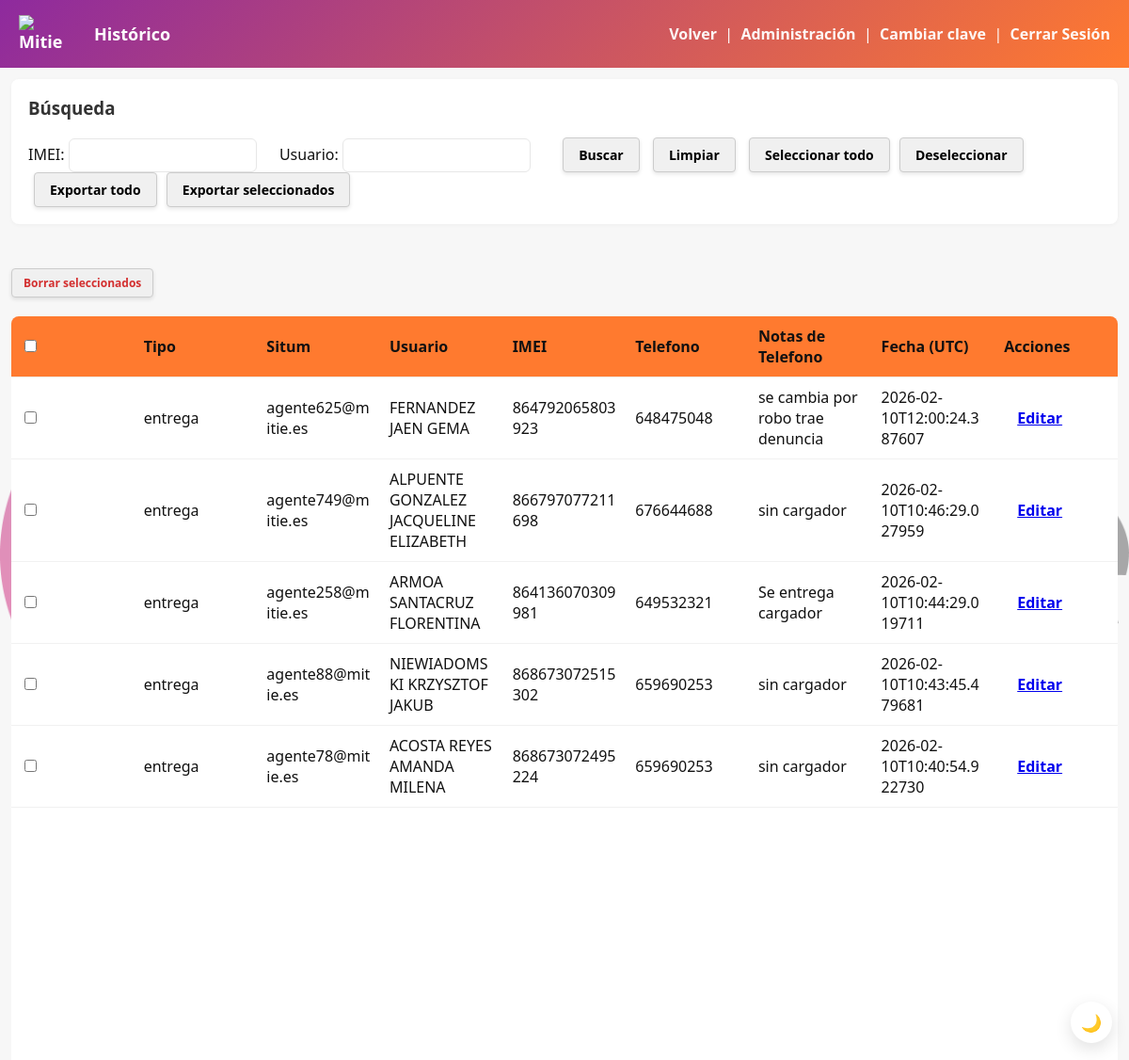
Page /history (signed in) on the committed database.
### tables this page shows
CREATE TABLE entregas (
                id INTEGER PRIMARY KEY AUTOINCREMENT,
                ams TEXT,
                usuario TEXT,
                situm TEXT,
                imei TEXT,
                telefono TEXT,
                notas_telefono TEXT,
                tipo TEXT,
                timestamp TEXT
            );

### app.py (the view)
@app.route('/history')
@require_permission('ver_historico')
def history():
    db = get_db()
    imei_search = request.args.get('imei', '').strip()
    usuario_search = request.args.get('usuario', '').strip()
    query = 'SELECT * FROM entregas WHERE 1=1'
    params = []
    if imei_search:
        query += ' AND imei LIKE ?'
        params.append(f'%{imei_search}%')
    if usuario_search:
        query += ' AND usuario LIKE ?'
        params.append(f'%{usuario_search}%')
    query += ' ORDER BY timestamp DESC'
    cur = db.execute(query, params)
    rows = cur.fetchall()
    return render_template('history.html', rows=rows, imei_search=imei_search, usuario_search=usuario_search)

### app.py (called while the page is built)
def get_db():
    db = getattr(g, '_database', None)
    if db is None:
        db = g._database = sqlite3.connect(DB_PATH)
        db.row_factory = sqlite3.Row
    return db

@login_manager.user_loader
def load_user(user_id):
    db = get_db()
    cursor = db.cursor()
    cursor.execute('SELECT id, username, rol FROM usuarios WHERE id = ? AND activo = 1', (user_id,))
    usuario = cursor.fetchone()
    if usuario:
        return User(usuario[0], usuario[1], usuario[2])
    return None

def require_permission(permiso):
    def decorator(f):
        @wraps(f)
        @login_required
        def decorated_function(*args, **kwargs):
            if not current_user.tiene_permiso(permiso):
                flash('No tienes permisos para realizar esta acción', 'error')
                return redirect(url_for('index'))
            return f(*args, **kwargs)
        return decorated_function
    return decorator

@app.teardown_appcontext
def close_connection(exception):
    db = getattr(g, '_database', None)
    if db is not None:
        db.close()

    def tiene_permiso(self, permiso):
        return permiso in ROLES_PERMISOS.get(self.rol, [])

### templates/history.html (shortened to what this page needs)
<!doctype html>
<html lang="es">
  <head>
    <link rel="stylesheet" href="/static/style.css">
  </head>
  <body>
    <header class="topbar">
      <h1><img src="/static/mitie_logo.png" srcset="/static/mitie_logo@2x.png 2x" class="brand-logo" alt="Mitie" width="56" decoding="async">Histórico</h1>
      <div>
        <a class="history-link" href="/">Volver</a>
        {% if current_user.is_authenticated and current_user.tiene_permiso('administracion') %}
          &nbsp;|&nbsp;
          <a class="history-link" href="/administracion">Administración</a>
        {% endif %}
        &nbsp;|&nbsp;
          {% if current_user.is_authenticated %}
            <a class="history-link" href="/perfil/cambiar_contrasena">Cambiar clave</a>
            &nbsp;|&nbsp;
          {% endif %}
        <a class="history-link" href="/logout">Cerrar Sesión</a>
      </div>
    </header>
    <main class="container history">
      <div class="search-box">
        <h3>Búsqueda</h3>
        <form method="get" action="/history" style="display:inline-block;">
          <label>IMEI: <input type="text" name="imei" value="{{ imei_search }}"></label>
          <label>Usuario: <input type="text" name="usuario" value="{{ usuario_search }}"></label>
          <button type="submit" style="padding:8px 16px;background:#f0f0f0;border:1px solid #ccc;border-radius:4px;cursor:pointer;box-shadow:0 2px 4px rgba(0,0,0,0.1);font-size:14px;color:#000;font-weight:bold">Buscar</button>
          <a href="/history" style="margin-left:10px;padding:8px 16px;background:#f0f0f0;border:1px solid #ccc;border-radius:4px;text-decoration:none;display:inline-block;box-shadow:0 2px 4px rgba(0,0,0,0.1);font-size:14px;color:#000;font-weight:bold">Limpiar</a>
        </form>
        <button id="select-all-rows" type="button" style="margin-left:10px;padding:8px 16px;background:#f0f0f0;border:1px solid #ccc;border-radius:4px;cursor:pointer;display:inline-block;box-shadow:0 2px 4px rgba(0,0,0,0.1);font-size:14px;color:#000;font-weight:bold">Seleccionar todo</button>
        <button id="deselect-all-rows" type="button" style="margin-left:6px;padding:8px 16px;background:#f0f0f0;border:1px solid #ccc;border-radius:4px;cursor:pointer;display:inline-block;box-shadow:0 2px 4px rgba(0,0,0,0.1);font-size:14px;color:#000;font-weight:bold">Deseleccionar</button>
        <button id="export-all-btn" type="button" style="margin-left:6px;padding:8px 16px;background:#f0f0f0;border:1px solid #ccc;border-radius:4px;cursor:pointer;display:inline-block;box-shadow:0 2px 4px rgba(0,0,0,0.1);font-size:14px;color:#000;font-weight:bold" onclick="const imei = new URLSearchParams(window.location.search).get('imei'); const usuario = new URLSearchParams(window.location.search).get('usuario'); const params = new URLSearchParams(); if(imei) params.set('imei', imei); if(usuario) params.set('usuario', usuario); window.location.href = '/history/export?' + params.toString();">Exportar todo</button>
        <button id="export-selected-btn" type="button" style="margin-left:6px;padding:8px 16px;background:#f0f0f0;border:1px solid #ccc;border-radius:4px;cursor:pointer;display:inline-block;box-shadow:0 2px 4px rgba(0,0,0,0.1);font-size:14px;color:#000;font-weight:bold">Exportar seleccionados</button>
      </div>
      <div style="margin-top:12px">
        <button id="delete-selected-btn" type="button" style="padding:6px 12px;background:#f0f0f0;border:1px solid #ccc;border-radius:4px;cursor:pointer;display:inline-block;box-shadow:0 2px 4px rgba(0,0,0,0.1);font-size:12px;color:#d32f2f;font-weight:bold">Borrar seleccionados</button>
      </div>
      <table>
        <thead>
          <tr>
            <th><input type="checkbox" id="select-all"></th>
            <th>Tipo</th>
            <th>Situm</th>
            <th>Usuario</th>
            <th>IMEI</th>
            <th>Telefono</th>
            <th>Notas de Telefono</th>
            <th>Fecha (UTC)</th>
            {% if current_user.is_authenticated and current_user.tiene_permiso('administracion') %}
            <th>Acciones</th>
            {% endif %}
          </tr>
        </thead>
        <tbody>
          {% for r in rows %}
          <tr>
            <td><input type="checkbox" class="row-select" value="{{ r['id'] }}"></td>
            <td>{{ r['tipo'] }}</td>
            <td>{{ r['situm'] }}</td>
            <td>{{ r['usuario'] }}</td>
            <td>{{ r['imei'] }}</td>
            <td>{{ r['telefono'] }}</td>
            <td>{{ r['notas_telefono'] }}</td>
            <td>{{ r['timestamp'] }}</td>
            {% if current_user.is_authenticated and current_user.tiene_permiso('administracion') %}
            <td><a href="/registro/{{ r['id'] }}/editar" class="btn small">Editar</a></td>
            {% endif %}
          </tr>
          {% else %}
          <tr><td colspan="8">No hay registros.</td></tr>
          {% endfor %}
        </tbody>
      </table>
    </main>
  </body>
</html>

### static/style.css (style rules this page uses)
:root { --brand-orange: #ff7a2f; --brand-magenta: #8e2a9e; --brand-gradient: linear-gradient(135deg,var(--brand-magenta),var(--brand-orange)); --brand-dark: #3b1f3f; --brand-text: #4b4b4b; --accent: var(--brand-orange); --muted: #f7f7f7; --text: #111; }
* { box-sizing:border-box;font-family:Segoe UI, Roboto, Arial, sans-serif }
body { margin:0;background:var(--muted);color:var(--text) }
.topbar { background:var(--brand-gradient);padding:16px 20px;display:flex;align-items:center;justify-content:space-between;color:#fff }
.topbar h1 { margin:0;font-size:18px;display:flex;align-items:center;gap:12px }
.brand-logo { width:56px;height:auto;display:inline-block;vertical-align:middle;margin-right:12px }
.history-link { color:rgba(255,255,255,0.95);text-decoration:none;font-weight:600 }
.container { display:flex;gap:20px;padding:24px;width:100%;margin:0;max-width:none;height:calc(100vh - 72px);box-sizing:border-box }
.search-box { background:#fff;padding:18px;border-radius:8px;margin-bottom:20px;box-shadow:0 1px 4px rgba(0,0,0,0.04) }
.search-box h3 { margin-top:0;color:#333 }
.search-box label { display:inline-block;margin-right:20px }
.search-box input { padding:8px;border:1px solid #e7e7e7;border-radius:6px;width:200px }
.search-box button { padding:8px 16px;margin-left:10px;background:#4caf50;color:white;border:none;border-radius:6px;cursor:pointer }
.btn { padding:10px 14px;border-radius:8px;border:none;cursor:pointer;font-weight:600 }
table { width:100%;border-collapse:collapse;background:#fff;border-radius:8px;overflow:hidden }
th,td { padding:10px;text-align:left;border-bottom:1px solid #f1f1f1 }
thead th { background:var(--accent) }
.history { height:100vh;display:flex;flex-direction:column;margin:0;padding:12px;max-width:none }
.history .search-box { margin-bottom:15px;flex-shrink:0 }
.history table { flex:1;overflow-y:auto;display:block }
.history thead { display:table;width:100%;table-layout:fixed;background:var(--yellow) }
.history tbody { display:block;overflow-y:auto;height:calc(100vh - 250px) }
.history tr { display:table;width:100%;table-layout:fixed }
.history th, .history td { padding:10px;text-align:left;border-bottom:1px solid #f1f1f1;word-break:break-word }
.topbar { position: relative; z-index: 2; }
main.container { position: relative; z-index: 2; }

### rows in the picture
entregas: tipo "entrega", situm "agente625@mitie.es", usuario "FERNANDEZ JAEN GEMA", imei "864792065803923", telefono "648475048", notas_telefono "se cambia por robo trae denuncia", timestamp "2026-02-10T12:00:24.387607"
entregas: tipo "entrega", situm "agente749@mitie.es", usuario "ALPUENTE GONZALEZ JACQUELINE ELIZABETH", imei "866797077211698", telefono "676644688", notas_telefono "sin cargador", timestamp "2026-02-10T10:46:29.027959"
entregas: tipo "entrega", situm "agente258@mitie.es", usuario "ARMOA SANTACRUZ FLORENTINA", imei "864136070309981", telefono "649532321", notas_telefono "Se entrega cargador", timestamp "2026-02-10T10:44:29.019711"
entregas: tipo "entrega", situm "agente88@mitie.es", usuario "NIEWIADOMSKI KRZYSZTOF JAKUB", imei "868673072515302", telefono "659690253", notas_telefono "sin cargador", timestamp "2026-02-10T10:43:45.479681"
entregas: tipo "entrega", situm "agente78@mitie.es", usuario "ACOSTA REYES AMANDA MILENA", imei "868673072495224", telefono "659690253", notas_telefono "sin cargador", timestamp "2026-02-10T10:40:54.922730"
